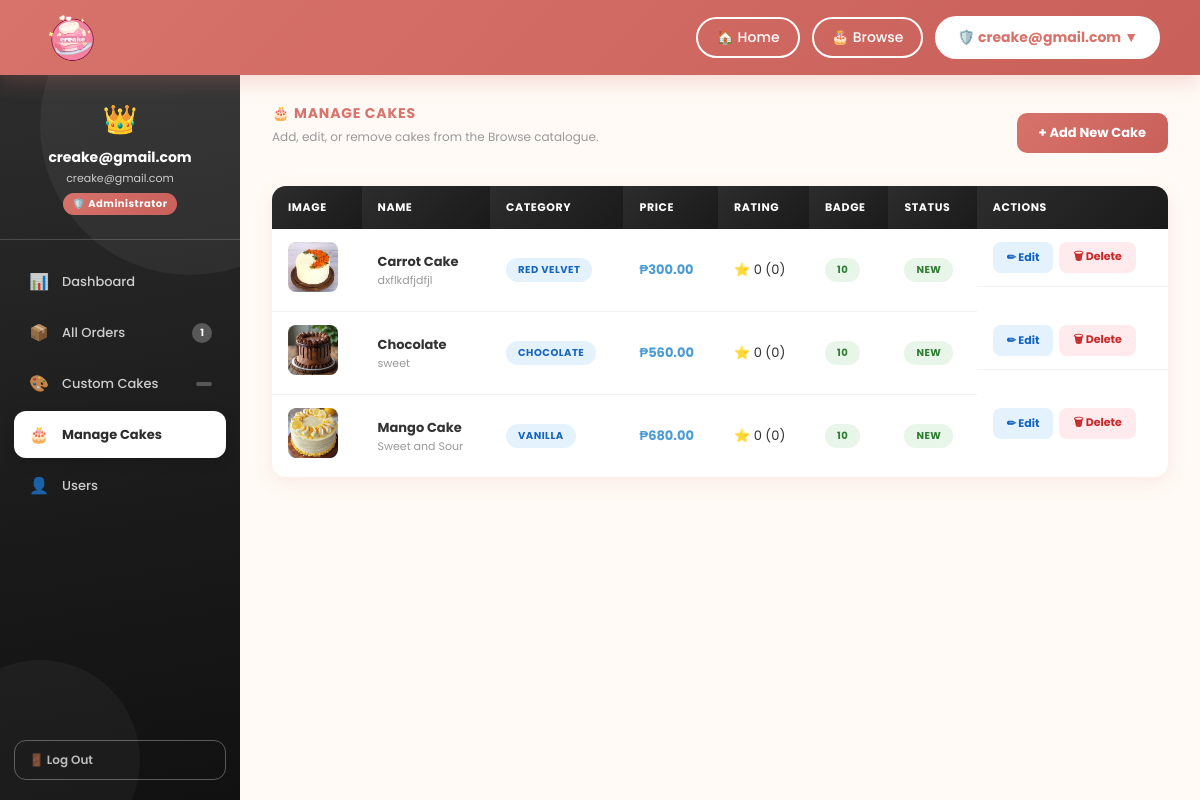
Before: /admin-panel/cakes/ (signed in) with the older database file.
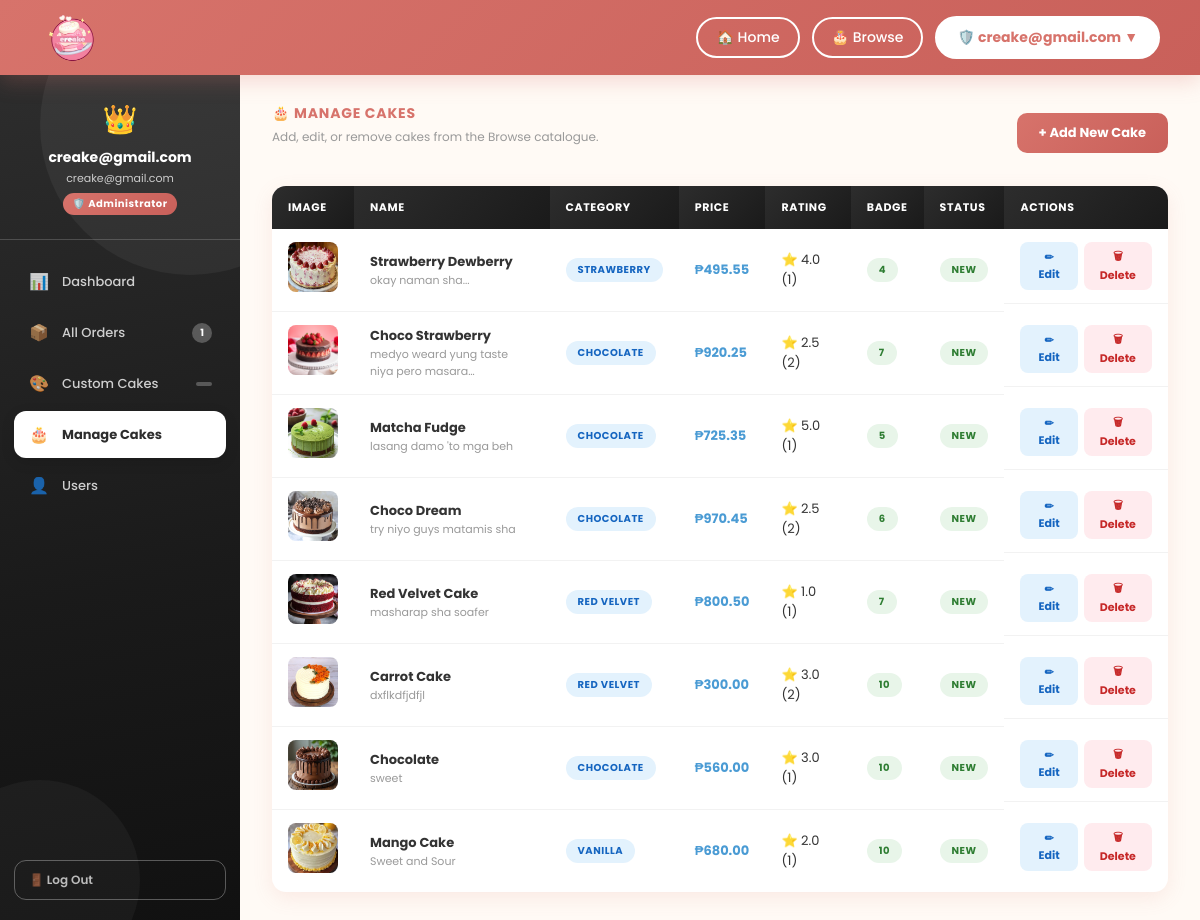
After: the same page with the newer database file.
### creake/models.py (models this page shows, shortened)
class Cake(models.Model):
    CATEGORY_CHOICES = [
        ('chocolate', 'Chocolate'),
        ('vanilla', 'Vanilla'),
        ('strawberry', 'Strawberry'),
        ('redvelvet', 'Red Velvet'),
    ]
    name = models.CharField(max_length=100)
    category = models.CharField(max_length=20, choices=CATEGORY_CHOICES)
    description = models.TextField()
    price = models.DecimalField(max_digits=6, decimal_places=2)
    image = models.ImageField(upload_to='cakes/', blank=True, null=True)
    badge = models.CharField(max_length=50, blank=True, null=True)
    is_new = models.BooleanField(default=False)
    created_at = models.DateTimeField(auto_now_add=True)
    created_by = models.ForeignKey(User, on_delete=models.CASCADE, related_name='created_cakes', null=True, blank=True)
    class Meta:
        ordering = ['-created_at']
    @property
    def rating(self):
        from django.db.models import Avg
        avg = self.ratings.aggregate(Avg('rating'))['rating__avg']
        return round(avg, 1) if avg else 0
    @property
    def review_count(self):
        return self.ratings.count()

### creake/views.py (the view)
# urls.py: path('admin-panel/cakes/', views.admin_cakes, name='admin_cakes'),
@login_required
@user_passes_test(is_admin, login_url='creake:index')
def admin_cakes(request):
    cakes = Cake.objects.all()
    context = {
        'cakes': cakes,
        'pending_orders_count': Order.objects.filter(status='pending').count(),
        'pending_custom_count': Order.objects.filter(is_custom_cake=True, custom_status='pending').count(),
    }
    return render(request, 'creake/admin_cakes.html', context)

### creake/views.py (called while the page is built)
def is_admin(user):
    return user.is_authenticated and user.is_staff

### creake/templates/creake/admin_cakes.html (shortened to what this page needs)
{% extends 'creake/base_admin.html' %}
{% block nav_cakes %}active{% endblock %}
{% block content %}
<div style="display:flex;justify-content:space-between;align-items:center;flex-wrap:wrap;gap:12px;">
  <div>
    <div class="section-title">&#127874; Manage Cakes</div>
    <div class="section-sub">Add, edit, or remove cakes from the Browse catalogue.</div>
  </div>
  <button class="btn-primary" onclick="openAddModal()">+ Add New Cake</button>
</div>
{% if cakes %}
<table class="admin-table">
  <thead>
    <tr>
      <th>Image</th>
      <th>Name</th>
      <th>Category</th>
      <th>Price</th>
      <th>Rating</th>
      <th>Badge</th>
      <th>Status</th>
      <th>Actions</th>
    </tr>
  </thead>
  <tbody>
    {% for cake in cakes %}
    <tr>
      <td>
        {% if cake.image %}
        <img src="{{ cake.image.url }}" alt="{{ cake.name }}" style="width:50px;height:50px;object-fit:cover;border-radius:8px;">
        {% else %}
        <div style="width:50px;height:50px;background:#ffe4f6;border-radius:8px;display:flex;align-items:center;justify-content:center;font-size:20px;">&#127874;</div>
        {% endif %}
      </td>
      <td><strong>{{ cake.name }}</strong><div style="font-size:11px;color:var(--text-muted);">{{ cake.description|truncatechars:40 }}</div></td>
      <td><span class="badge badge-paid">{{ cake.get_category_display }}</span></td>
      <td><strong style="color:var(--blue-dark);">&#8369;{{ cake.price }}</strong></td>
      <td>&#11088; {{ cake.rating }} ({{ cake.review_count }})</td>
      <td>{% if cake.badge %}<span class="badge badge-approved">{{ cake.badge }}</span>{% else %}<span style="color:#ccc;">—</span>{% endif %}</td>
      <td>{% if cake.is_new %}<span class="badge badge-approved">New</span>{% else %}<span class="badge badge-pending">Regular</span>{% endif %}</td>
      <td style="display:flex;gap:6px;">
        <button onclick="openEditModal({{ cake.id }}, '{{ cake.name|escapejs }}', '{{ cake.category }}', '{{ cake.price }}', '{{ cake.description|escapejs }}', '{{ cake.badge|default:''|escapejs }}', {{ cake.rating }}, {{ cake.is_new|yesno:'true,false' }})" class="btn-action btn-edit">&#9999; Edit</button>
        <form method="post" action="{% url 'creake:admin_delete_cake' cake.id %}" onsubmit="return confirm('Delete {{ cake.name|escapejs }}?');">
          <button type="submit" class="btn-action btn-delete">&#128465; Delete</button>
        </form>
      </td>
    </tr>
    {% endfor %}
  </tbody>
</table>
{% else %}
<div class="admin-empty">
  <div class="empty-icon">&#127874;</div>
  <p>No cakes yet. Add your first cake!</p>
</div>
{% endif %}
{% endblock %}

Changed rows visible on the page:
added Cake: image (picture), name "Strawberry Dewberry", description "okay naman sha...", category "STRAWBERRY", price "495.55", rating "4.0", review_count "1", badge "4", is_new "NEW"
added Cake: image (picture), name "Choco Strawberry", description "medyo weard yung taste niya pero masara…", category "CHOCOLATE", price "920.25", rating "2.5", review_count "2", badge "7", is_new "NEW"
added Cake: image (picture), name "Matcha Fudge", description "lasang damo 'to mga beh", category "CHOCOLATE", price "725.35", rating "5.0", review_count "1", badge "5", is_new "NEW"
added Cake: image (picture), name "Choco Dream", description "try niyo guys matamis sha", category "CHOCOLATE", price "970.45", rating "2.5", review_count "2", badge "6", is_new "NEW"
added Cake: image (picture), name "Red Velvet Cake", description "masharap sha soafer", category "RED VELVET", price "800.50", rating "1.0", review_count "1", badge "7", is_new "NEW"
computed for Cake "Carrot Cake": rating "0" → "3.0"; review_count "0" → "2"
computed for Cake "Chocolate": rating "0" → "3.0"; review_count "0" → "1"
computed for Cake "Mango Cake": rating "0" → "2.0"; review_count "0" → "1"
